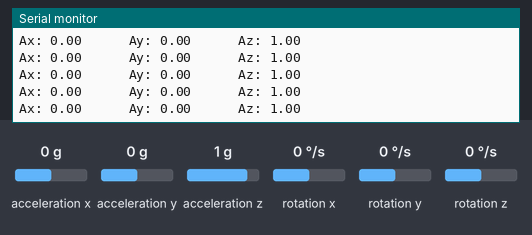
The sketch below on a simulated Arduino Uno, built with avr-gcc and run on an emulated ATmega328P. Shown: the last lines printed to the serial monitor. The inputs (shaded band) are chosen by the test bench; at power-on: acceleration x 0 g, acceleration y 0 g, acceleration z 1 g, rotation x 0 °/s, rotation y 0 °/s, rotation z 0 °/s.

Above: at 3.2 s.
3.3 s: acceleration x set to -1.4 g
At 3.51 s:
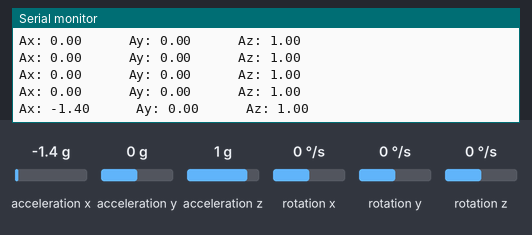
6.3 s: acceleration y set to -1.4 g
At 6.42 s:
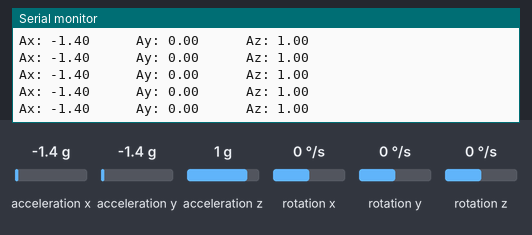
7.8 s: acceleration z set to -1.4 g
At 7.8 s:
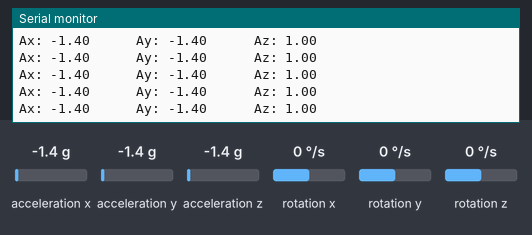

The sketch:

MPU6050_Demo.ino
```cpp
#include <Wire.h>
#include <MPU6050_light.h>

MPU6050 mpu(Wire); // tells the mpu to use i2c

void setup() {
  Serial.begin(9600);
  Wire.begin(); // setup i2c communication

  byte status = mpu.begin(); // tries to communicate with MPU6050
  Serial.print("MPU6050 status: ");
  Serial.println(status);

  while (status != 0) {
    Serial.println("MPU6050 not connected!");
    delay(1000);
  }

  Serial.println("Calibrating offsets"); // keep the sensor still
  delay(1000);
  mpu.calcOffsets();
  Serial.println("Calibration done");
}

void loop() {
  mpu.update();

  // acceleration values in g-units
  float acc_x = mpu.getAccX();
  float acc_y = mpu.getAccY();
  float acc_z = mpu.getAccZ();

  Serial.print("Ax: "); Serial.print(acc_x);
  Serial.print("      Ay: "); Serial.print(acc_y);
  Serial.print("      Az: "); Serial.println(acc_z);

  // float ax = mpu.getAngleX();
  // float ay = mpu.getAngleY();
  // float az = mpu.getAngleZ();

  // Serial.print("Angle_x: "); Serial.print(ax);
  // Serial.print("      Angle_y: "); Serial.print(ay);
  // Serial.print("      Angle_z: "); Serial.println(az);

  delay(150);
}
```

Measured:
- after the input at 3.3 s, the serial monitor: prints a new line after 0.08 s (image 1)
